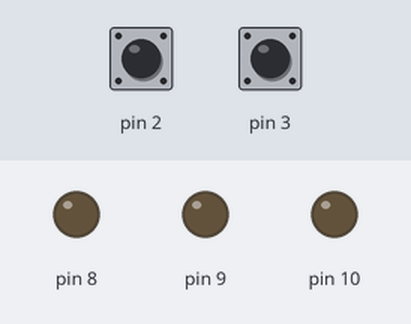
A sketch run on a simulated Arduino Uno, built with avr-gcc and run on an emulated ATmega328P. Parts: output pins drawn as LEDs (lit = HIGH). The inputs (shaded band) are chosen by the test bench; at power-on: pin 2 HIGH, pin 3 HIGH.

Above: at 1.2 s.
1.3 s: pin 2 pulled LOW for 0.15 s
At 2.6 s:
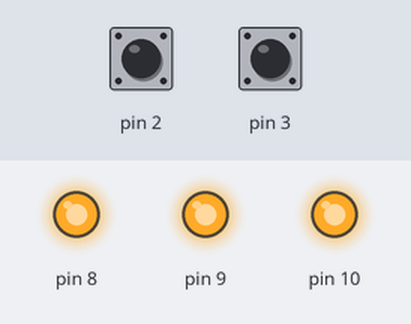
4.4 s: pin 2 pulled LOW for 1 s
At 5.5 s:
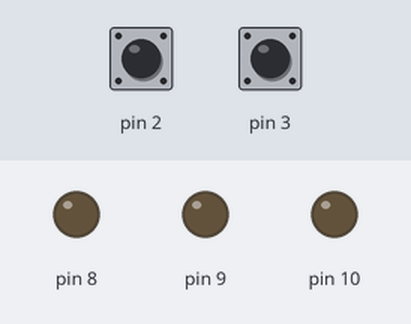
6.9 s: pin 3 pulled LOW for 0.15 s
At 8.0 s:
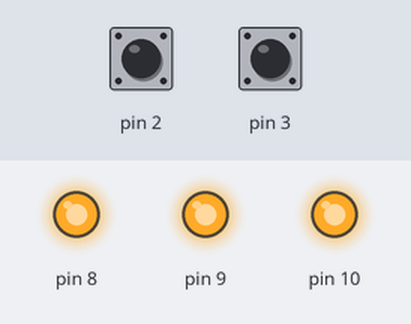
10.0 s: pin 3 pulled LOW for 1 s
At 11.0 s:
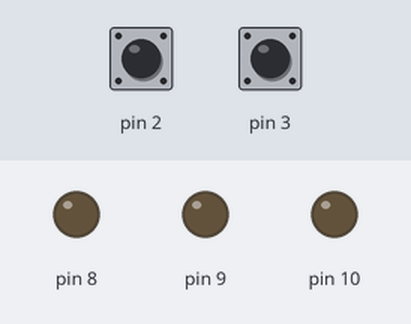
12.5 s: pin 2 pulled LOW for 0.15 s
At 17.3 s:
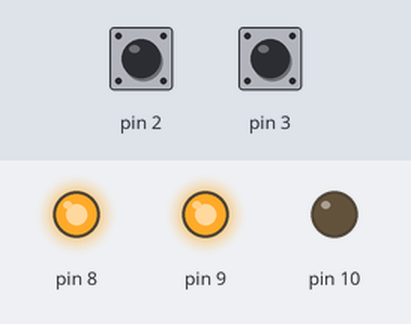
Timing chart, 0 to 24.8 s (numbered marks = the images above; inputs shaded):
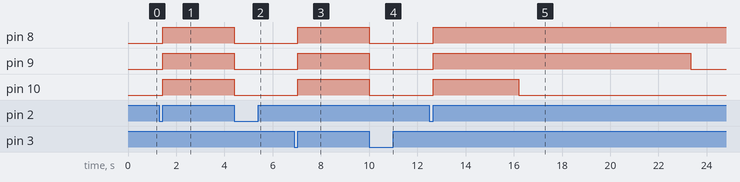

The sketch:

tequila_sunrise_bot.ino
```cpp
// (licence header left out)
#include "defs.h"

// ---------------------------------------------
// Drink definition. HACK ME!
// ---------------------------------------------

// the proportions of the drink expressed in ms of motoro run time
static motor_command drinks[2][3] =
{
    { // Normal
        { 0, 21360 },  // OJ
        { 1, 10680 },  // tequila
        { 2, 3560 }    // grenadine

    },
    { // Strong
        { 0, 19150 },  // OJ
        { 1, 12770 },  // tequila
        { 2, 3830 }    // grenadine
    }
};

// ---------------------------------------------
// End of easily hackable section
// ---------------------------------------------

// ---------------------------------------------
// Print debug output to the serial port.
// ---------------------------------------------

// Set this to 0 before deploying. Sometimes the arduino will wait until a
// USB cable is connected to start running.
#define DEBUG 0

// ---------------------------------------------
// defintions for the TSB motors
// ---------------------------------------------
const int motor_count = 3;

// ---------------------------------------------
// debugging support stuff
// ---------------------------------------------


#define MAX 80
// debugging printf function. Max MAX characters per line!!
void dprintf(const char *fmt, ...)
{
#if DEBUG
    va_list va;
    va_start (va, fmt);
    char buffer[MAX];
    char *ptr = buffer;
    vsnprintf(buffer, MAX, fmt, va);
    va_end (va);
    Serial.print(buffer);
#endif
}

// ---------------------------------------------
// TSB driver code
// ---------------------------------------------

void stop_all()
{
    digitalWrite(8, LOW);
    digitalWrite(9, LOW);
    digitalWrite(10, LOW);
}

void start_all()
{
    digitalWrite(8, HIGH);
    digitalWrite(9, HIGH);
    digitalWrite(10, HIGH);
}

// compare function for qsort. Sorts by duration
int compare(const void *a, const void *b)
{
    return ((motor_command *)a)->duration > ((motor_command *)b)->duration;
}

// call this function to make a drink. You must pass in up to
// MOTOR_COUNT (3) number of motor_commands
void make_drink(uint8_t count, motor_command *cmds)
{
    uint8_t  i;
    uint16_t t = 0, duration;

    if (count > motor_count)
        return;

    // sort by duration
    qsort(cmds, count, sizeof(motor_command), compare);

    for(i = 0; i < count; i++)
        dprintf("motor %d on, %u ms\n", cmds[i].motor, cmds[i].duration);

    // turn motors on
    for(i = 0; i < count; i++)
    {
        if (cmds[i].motor == 0)
            digitalWrite(8, HIGH);

        if (cmds[i].motor == 1)
            digitalWrite(9, HIGH);

        if (cmds[i].motor == 2)
            digitalWrite(10, HIGH);
    }

    // wait the appropriate amount of time and turn off motors
    // starting with the shortest duration
    for(i = 0; i < count; i++)
    {
        duration = cmds[i].duration - t;
        dprintf("delay: %d\n", duration);
        while(duration > 0)
        {
            uint8_t j;
            uint8_t d = duration > 10 ? 10 : duration;

            delay(d);
            duration -= d;
            t += d;

            // If the button is pressed during dispense, STOP!
            if (digitalRead(2) == LOW || digitalRead(3) == LOW)
            {
                stop_all();

                // Wait until no more buttons are pressed
                while(digitalRead(2) == LOW || digitalRead(3) == LOW)
                     ;
                return;
            }
        }
        if (cmds[i].motor == 0)
        {
            digitalWrite(8, LOW);
            dprintf("motor %d off\n", cmds[i].motor);
        }
        if (cmds[i].motor == 1)
        {
            digitalWrite(9, LOW);
            dprintf("motor %d off\n", cmds[i].motor);
        }
        if (cmds[i].motor == 2)
        {
            digitalWrite(10, LOW);
            dprintf("motor %d off\n", cmds[i].motor);
        }
    }
}

void setup()
{
#if DEBUG
    Serial.begin(38400);
#endif

    // Set motor pins as outputs
    pinMode(8, OUTPUT);
    pinMode(9, OUTPUT);
    pinMode(10, OUTPUT);

    // set the input pins and enable the pull up resistors
    pinMode(2, INPUT);
    pinMode(3, INPUT);
    digitalWrite(2, HIGH);
    digitalWrite(3, HIGH);
}

//run all motors to clean the lines
void clean()
{
    dprintf("cleaning!\n");
    start_all();
    while(digitalRead(2) == LOW && digitalRead(3) == LOW)
        ;
    stop_all();
    dprintf("done cleaning! wait 2 seconds\n");
    delay(2000);
    dprintf("ready!\n");
}

void loop()
{
    uint8_t cleaned = 0;

    dprintf("\nTequila Sunrise bot. What shall be your bidding?\n\n");
    for(;;)
    {
        // Let everything settle, avoid bouncy startups
        delay(100);
        if (digitalRead(2) == LOW)
        {
            cleaned = 0;
            // wait for the button to be depressed
            while(digitalRead(2) == LOW)
                 if (digitalRead(3) == LOW)
                 {
                      clean();
                      cleaned = 1;
                 }

            if (!cleaned)
            {
                dprintf("making normal drink\n");
                make_drink(3, drinks[0]);
                dprintf("drink complete. bottoms up!\n");
            }
        }
        if (digitalRead(3) == LOW)
        {
            // wait for the button to be depressed
            cleaned = 0;
            // wait for the button to be depressed
            while(digitalRead(3) == LOW)
                 if (digitalRead(2) == LOW)
                 {
                      clean();
                      cleaned = 1;
                 }

            if (!cleaned)
            {
                 dprintf("making strong drink\n");
                 make_drink(3, drinks[1]);
                 dprintf("drink complete. bottoms up!\n");
            }
        }
    }
}
```

defs.h
```cpp
#ifndef defs_h
#define defs_h

#include <stdint.h>
//#include "WProgram.h"

struct motor_command
{
     int8_t   motor;
     uint16_t duration;
};

#endif
```

Measured:
- after the input at 1.3 s, pin 8–10: LOW → HIGH after 0.15 s
- after the input at 4.4 s, pin 8, pin 9: HIGH → LOW at once; pin 10: HIGH → LOW after 0.00 s instead of 0.61 s
- after the input at 6.9 s, pin 8–10: LOW → HIGH after 0.15 s
- after the input at 10.0 s, pin 8, pin 9: HIGH → LOW at once; pin 10: HIGH → LOW after 0.00 s instead of 0.89 s
- after the input at 12.5 s, pin 8: LOW → HIGH after 0.15 s; pin 9: LOW → HIGH after 0.15 s, → LOW 10.7 s later; pin 10: LOW → HIGH after 0.15 s, → LOW 3.6 s later
